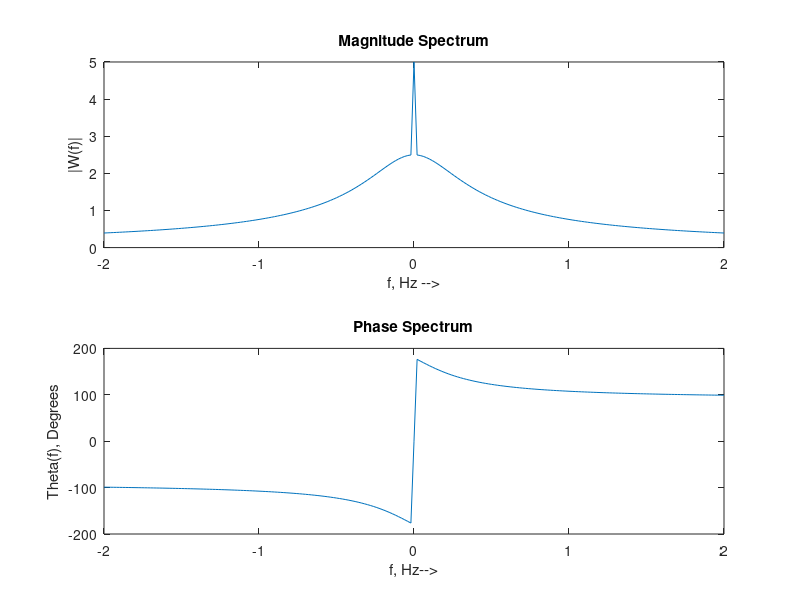

Write the MATLAB code that produced this figure.
% File: SA2_4.m for Study-aid Example SA2-4

clear;


f = -2:0.02:2;

% W(f) consists of both a continuous spectrum and a discrete spectrum.
% The computer cannot plot infinite values for the delta functions, 
% so plot the weights of the delta functions instead in 
% the magnitude spectrum.  The angle of the delta function dominates in 
% the phase spectrum at the frequency where the delta function occurs. 


% Continuous part of Spectrum
Wmag = zeros(length(f),1);
Theta = zeros(length(f),1);
for (i=1:1:length(f))
   Wmag(i) = abs(-5/(2+2j*pi*f(i))); 
   Theta(i)=(180/pi)* angle(-5/(2+2j*pi*f(i)));
end;


% Modify the Spectrum to include the Delta functions;
for (i = 1:1:length(f))
   if (f(i) == 0)
    Wmag(i) = 5;
    Theta(i)= 0;   
   end;
end;
 
 

subplot(211)
plot(f,Wmag);
xlabel('f, Hz -->');
ylabel('|W(f)|');
title('Magnitude Spectrum'); 

subplot(212)
plot(f,Theta);
xlabel('f, Hz-->');
ylabel('Theta(f), Degrees');
title('Phase Spectrum'); 

